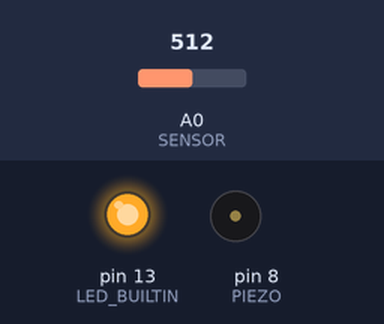
Recording of a sketch running on a simulated Arduino Uno, built with avr-gcc and run on an emulated ATmega328P. Parts: output pins drawn as LEDs (lit = HIGH), buzzer (waves = sounding). The test bench sets the inputs (shaded band); at power-on: A0 (SENSOR) = 512.

Above: at 0.1 s.
At 5.1 s:
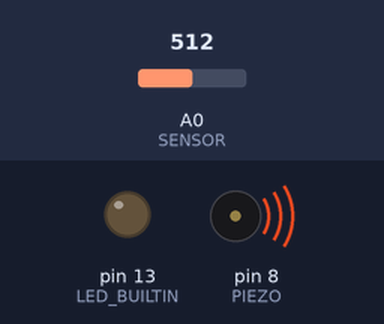
Timing chart, 0 to 6.6 s (numbered marks = the images above):
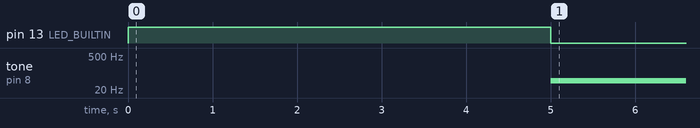

Measured:
- by itself, tone on pin 8 (PIEZO): silent → 49 Hz at 5.0 s

The sketch:

piezo_theremin.ino
```cpp
/**
 * This is project n. 6 into the Arduino starter kit manual.
 *
 * Author: Michele De Stefano
 */

static long const CALIBRATION_DELAY_MILLIS = 5000;
static uint8_t const SENSOR = A0;
static uint8_t const PIEZO = 8;
static unsigned int const MIN_FREQ_HZ = 50;
static unsigned int const MAX_FREQ_HZ = 1000;
static unsigned long const TONE_DURATION_MS = 20;


class Theremin {
public:

  void init() {
    pinMode(LED_BUILTIN, OUTPUT);
    pinMode(PIEZO, OUTPUT);
    // NOTE: Use the builtin led (connected to pin 13) to signal start/end of calibration
    // Move your hand over the fototransistor while claibration is ongoing
    digitalWrite(LED_BUILTIN, HIGH);
    while (millis() < CALIBRATION_DELAY_MILLIS) {
      int sensor_val = analogRead(SENSOR);
      m_sensor_min = min(m_sensor_min, sensor_val);
      m_sensor_max = max(m_sensor_max, sensor_val);
    }
    digitalWrite(LED_BUILTIN, LOW);
  }

  void play() {
    int const sensor_val = analogRead(SENSOR);
    unsigned int const freq = static_cast<unsigned int>(map(sensor_val, m_sensor_min, m_sensor_max, MIN_FREQ_HZ, MAX_FREQ_HZ));
    tone(PIEZO, freq, TONE_DURATION_MS);
  }

private:

  int m_sensor_min = 1023;
  int m_sensor_max = 0;
};

static Theremin theremin;

void setup() {
  // put your setup code here, to run once:
  theremin.init();
}

void loop() {
  // put your main code here, to run repeatedly:
  theremin.play();
}
```
